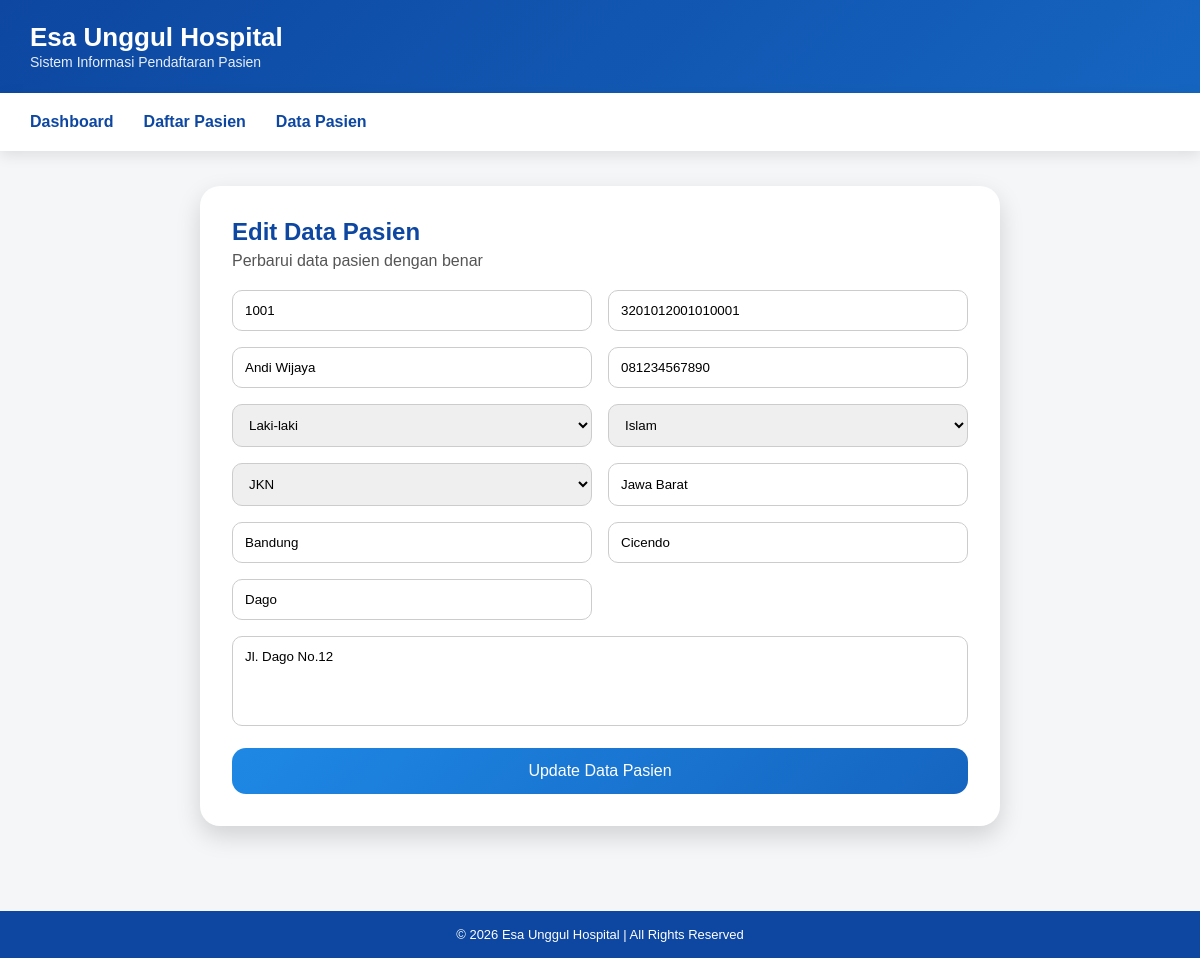
/edit_pasien.php?id=1, run on the app's committed database.
### tables this page shows
CREATE TABLE `pasien` (
  `id` int(11) NOT NULL,
  `no_rm` int(11) NOT NULL,
  `nik` char(16) NOT NULL,
  `nama` varchar(100) NOT NULL,
  `no_hp` varchar(15) NOT NULL,
  `jk` enum('Tidak diketahui','Laki-laki','Perempuan','Tidak dapat ditentukan','Tidak mengisi') NOT NULL,
  `agama` enum('Islam','Kristen Protestan','Katolik','Hindu','Budha','Konghucu','Penghayat') NOT NULL,
  `jenis_pembiayaan` enum('JKN','Umum','Asuransi') NOT NULL,
  `provinsi` varchar(50) DEFAULT NULL,
  `kota` varchar(50) DEFAULT NULL,
  `kecamatan` varchar(50) DEFAULT NULL,
  `kelurahan` varchar(50) DEFAULT NULL,
  `alamat` text DEFAULT NULL,
  `created_at` timestamp NOT NULL DEFAULT current_timestamp()
);

### edit_pasien.php (the view, shortened to what this page needs)
<?php
include "koneksi.php";
$id = $_GET['id'];
$p_query = mysqli_query($conn, "SELECT * FROM pasien WHERE id='$id'");
$p = mysqli_fetch_assoc($p_query);
?>
<!DOCTYPE html>
<html lang="id">
<head>
</head>
<body>
<div class="header">
    <h1>Esa Unggul Hospital</h1>
    <span>Sistem Informasi Pendaftaran Pasien</span>
</div>
<div class="navbar">
    <div class="nav">
        <a href="index.php">Dashboard</a>
        <a href="daftar_pasien.php">Daftar Pasien</a>
        <a href="data_pasien.php">Data Pasien</a>
    </div>
</div>
<div class="container">
<div class="form-box">
<h2>Edit Data Pasien</h2>
<p>Perbarui data pasien dengan benar</p>
<form method="post">
    <div class="grid">
        <input name="no_rm" placeholder="No Rekam Medis" value="<?= htmlspecialchars($p['no_rm']) ?>" required>
        <input name="nik" placeholder="NIK" maxlength="16" value="<?= htmlspecialchars($p['nik']) ?>" required>
        <input name="nama" placeholder="Nama Pasien" value="<?= htmlspecialchars($p['nama']) ?>" required>
        <input name="no_hp" placeholder="No HP" value="<?= htmlspecialchars($p['no_hp']) ?>" required>
        <select name="jk" required>
            <option value="Laki-laki" <?= $p['jk']=='Laki-laki'?'selected':'' ?>>Laki-laki</option>
        </select>
        <select name="agama" required>
            <option value="Islam" <?= $p['agama']=='Islam'?'selected':'' ?>>Islam</option>
        </select>
        <select name="jenis_pembiayaan" required>
            <option value="JKN" <?= $p['jenis_pembiayaan']=='JKN'?'selected':'' ?>>JKN</option>
        </select>
        <input name="provinsi" placeholder="Provinsi" value="<?= htmlspecialchars($p['provinsi']) ?>">
        <input name="kota" placeholder="Kota" value="<?= htmlspecialchars($p['kota']) ?>">
        <input name="kecamatan" placeholder="Kecamatan" value="<?= htmlspecialchars($p['kecamatan']) ?>">
        <input name="kelurahan" placeholder="Kelurahan" value="<?= htmlspecialchars($p['kelurahan']) ?>">
        <textarea name="alamat" class="full" placeholder="Alamat Lengkap"><?= htmlspecialchars($p['alamat']) ?></textarea>
    </div>
    <button name="update">Update Data Pasien</button>
</form>
</div>
</div>
<div class="footer">
    © <?= date('Y') ?> Esa Unggul Hospital | All Rights Reserved
</div>
</body>
</html>

### edit_pasien.php (style rules this page uses)
* { box-sizing: border-box; margin:0; padding:0; font-family: Arial,sans-serif; }
body { background:#f4f6f8; animation: fadeIn .5s ease; }
.header { background: linear-gradient(135deg,#0d47a1,#1565c0); color:white; padding:22px 30px; }
.header h1 { font-size:26px; }
.header span { font-size:14px; opacity:.9; }
.navbar { position: sticky; top:0; z-index:1000; background:white; box-shadow:0 4px 14px rgba(0,0,0,.1); }
.nav { display:flex; gap:30px; padding:14px 30px; }
.nav a { text-decoration:none; color:#0d47a1; font-weight:bold; padding:6px 0; position:relative; }
.nav a::after { content:''; position:absolute; bottom:0; left:0; width:0; height:3px; background:#0d47a1; transition:.35s; }
.container { padding:35px; }
.form-box { max-width:800px; margin:auto; background:white; padding:32px; border-radius:20px; box-shadow:0 10px 24px rgba(0,0,0,.15); }
.form-box h2 { color:#0d47a1; margin-bottom:6px; }
.form-box p { color:#555; margin-bottom:20px; }
.grid { display:grid; grid-template-columns:1fr 1fr; gap:16px; }
.full { grid-column:1/3; }
input, select, textarea { width:100%; padding:12px; border-radius:10px; border:1px solid #ccc; }
textarea { resize:none; height:90px; }
button { margin-top:22px; width:100%; padding:14px; background: linear-gradient(135deg,#1e88e5,#1565c0); color:white; border:none; border-radius:14px; font-size:16px; cursor:pointer; transition:.3s; }
.footer { margin-top:50px; background:#0d47a1; color:white; text-align:center; padding:16px; font-size:13px; }

### data on the page
pasien: no_rm "1001", nik "3201012001010001", nama "Andi Wijaya", no_hp "081234567890", jk "Laki-laki", agama "Islam", jenis_pembiayaan "JKN", provinsi "Jawa Barat", kota "Bandung", kecamatan "Cicendo", kelurahan "Dago", alamat "Jl. Dago No.12"
